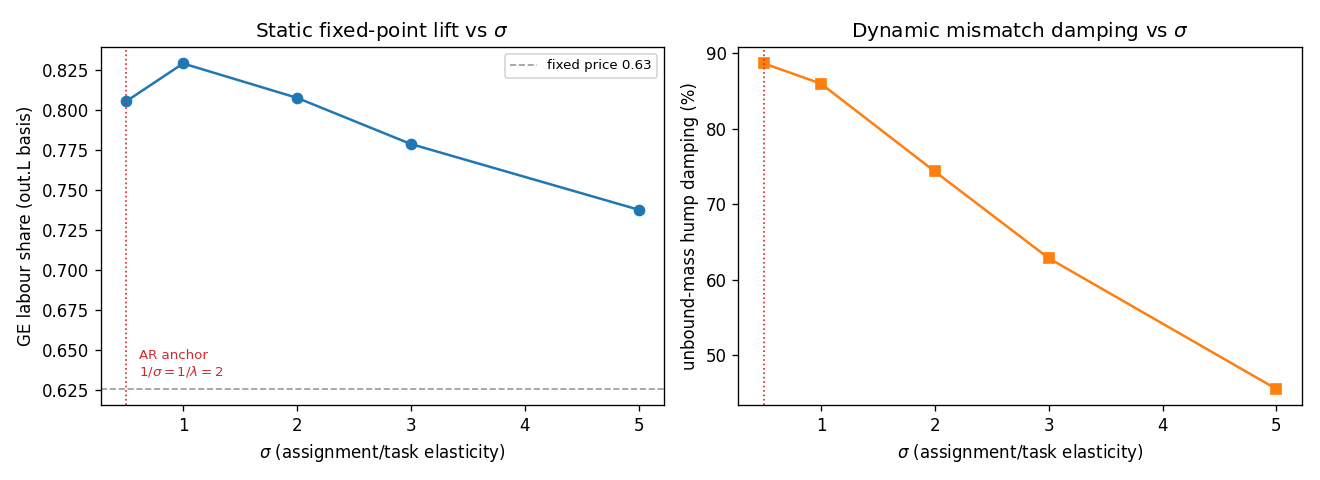

Reproduce this figure in Python.
"""
sigma_sweep.py
--------------
Sensitivity of the GE price-feedback close to the assignment/task elasticity
sigma. sigma enters ONLY the feedback law

    Delta ln Pi(r) = (1/sigma) [ ln(1 - a(r)) - ln( n_L(r) / n_L^0(r) ) ],

not the underlying equilibrium (which is set by R, tau, beta, gamma), so the
sweep isolates the price-feedback coefficient 1/sigma.

Two sweeps over a sigma grid:
  (1) static GE fixed point (price_feedback_ge logic): the labour-share lift on
      the paper-consistent re-solved-allocation (out.L) basis, 0.626 -> X(sigma),
      plus D_o and the price level; the L0 basis is reported alongside.
  (2) dynamic GE feedback (run_dynamic_gefeedback): the unbound-mass (mismatch)
      hump damping and the end-state, across the same grid.

The point sigma = 0.5 is the Acemoglu-Restrepo (2026) anchor: there the feedback
coefficient 1/sigma = 2 equals their wage-law coefficient 1/lambda (lambda = 0.5),
so it is where this region-wise law matches their task elasticity. Note that AR
operate at lambda < 1 (tasks gross complements) whereas the calibrated model uses
sigma = 3 (tasks gross substitutes); the sweep brackets both regimes.

Usage: python experiment/sigma_sweep.py
"""
from __future__ import annotations

import importlib.util
import sys
from dataclasses import replace
from pathlib import Path

import numpy as np
from scipy.stats import spearmanr

REPO = Path(__file__).resolve().parents[1]
sys.path.insert(0, str(REPO))

from model.equilibrium import Equilibrium
from model.regime import regime, _cell_index

_spec = importlib.util.spec_from_file_location("_setup", REPO / "scripts/_setup.py")
_setup = importlib.util.module_from_spec(_spec)
_spec.loader.exec_module(_setup)

R, TAU, BETA, GAMMA = 18.0, 0.08, 0.5, 0.5
TOL, MAXIT = 4e-3, 200
SIGMA_GRID = [0.5, 1.0, 2.0, 3.0, 5.0]
AR_ANCHOR = 0.5


class AdjustedField:
    def __init__(self, base, dlnPi, grid):
        self._base, self._dlnPi, self._grid = base, dlnPi, grid

    def pi(self, xi, chi):
        cells = _cell_index(self._grid, np.asarray(xi, float), np.asarray(chi, float))
        return self._base.pi(xi, chi) * np.exp(self._dlnPi[cells])

    def __getattr__(self, name):
        return getattr(self._base, name)


def static_fixpoint(sigma, inp, L0, tech, ell, grid, c, kappa, nL0, occ_cell, cl, rw, bw, area):
    """Iterate the ar_level feedback to the GE fixed point at this sigma.

    The feedback coefficient is 1/sigma, so strong feedback (small sigma) needs
    gentler damping to avoid oscillation; we scale the relaxation with sigma.
    """
    damp = 0.5 * min(1.0, sigma / 2.0)
    d = np.zeros(grid.xi.size)
    converged, iters = False, MAXIT
    with np.errstate(over="ignore"):
        for it in range(MAXIT):
            adj = AdjustedField(inp.field, d, grid)
            inp_k = replace(inp, field=adj)
            eqk = Equilibrium(inp_k, tech, R, TAU, GAMMA, ell, BETA, wedge=None, survival=True)
            eqk.L0 = L0
            Lk = eqk.solve(c, kappa).L
            ak = np.clip(eqk.a_grid, 0.0, 0.999)
            nLk = np.bincount(cl, weights=Lk[rw] * bw, minlength=grid.xi.size) / area
            tgt = np.zeros(grid.xi.size)
            ratio = (nLk[occ_cell] + 1e-12) / (nL0[occ_cell] + 1e-12)
            tgt[occ_cell] = (1.0 / sigma) * (np.log(1.0 - ak[occ_cell]) - np.log(ratio))
            d_new = (1.0 - damp) * d + damp * tgt
            change = np.max(np.abs((d_new - d)[occ_cell]))
            d = d_new
            if change < TOL:
                converged, iters = True, it + 1
                break
    # converged diagnostics on both bases
    inp_star = replace(inp, field=AdjustedField(inp.field, d, grid))
    reg_L0 = regime(inp_star, tech, L0, R, TAU, GAMMA, ell, BETA, wedge=None, survival=True)
    eq_star = Equilibrium(inp_star, tech, R, TAU, GAMMA, ell, BETA, wedge=None, survival=True)
    eq_star.L0 = L0
    L_star = eq_star.solve(c, kappa).L
    reg_out = regime(inp_star, tech, L_star, R, TAU, GAMMA, ell, BETA, wedge=None, survival=True)
    return {
        "sigma": sigma, "converged": converged, "iters": iters,
        "level": float(d[occ_cell].mean()),
        "ls_L0": reg_L0["labor_share"], "ls_out": reg_out["labor_share"],
        "Do": float(reg_out["D_o"].mean()),
    }


def main():
    lines = []
    def emit(s=""):
        print(s); lines.append(s)

    inp, L0, occ = _setup.build_inputs()
    tech = _setup.load_tech()
    ell = _setup.interpretable_ell(inp)
    grid = inp.grid
    eq0 = Equilibrium(inp, tech, R, TAU, GAMMA, ell, BETA, wedge=None, survival=True)
    eq0.L0 = L0
    _, _, W0 = eq0.density_and_value(L0)
    c, kappa, _ = _setup.mobility_reference(W0, eq0.d)
    rw, bw, cl, area = eq0.row_of, eq0.b_w, eq0.cell_of, eq0.area
    nL0 = np.bincount(cl, weights=L0[rw] * bw, minlength=grid.xi.size) / area
    occ_cell = nL0 > 0

    # fixed-price baselines (sigma-independent)
    ls_fix_L0 = regime(inp, tech, L0, R, TAU, GAMMA, ell, BETA, wedge=None, survival=True)["labor_share"]
    L0_out = eq0.solve(c, kappa).L
    ls_fix_out = regime(inp, tech, L0_out, R, TAU, GAMMA, ell, BETA, wedge=None, survival=True)["labor_share"]

    emit("sigma sweep of the GE price feedback (R 18, tau 0.08, beta 0.5, gamma 0.5)")
    emit(f"feedback coefficient = 1/sigma; AR(2026) anchor at sigma={AR_ANCHOR} (1/sigma=2=1/lambda)")
    emit(f"fixed-price baseline: labour share  L0 {ls_fix_L0:.4f} | out.L {ls_fix_out:.4f};  "
         f"D_o(out.L) {regime(inp,tech,L0_out,R,TAU,GAMMA,ell,BETA,wedge=None,survival=True)['D_o'].mean():.4f}")
    emit("")
    emit("=== (1) static GE fixed point ===")
    emit(f"  {'sigma':>6} {'1/sigma':>8} {'conv':>5} {'it':>3} "
         f"{'dlnPi':>8} {'LS(out.L)':>10} {'lift':>7} {'LS(L0)':>8} {'D_o':>8}")
    static = []
    for s in SIGMA_GRID:
        r = static_fixpoint(s, inp, L0, tech, ell, grid, c, kappa, nL0, occ_cell, cl, rw, bw, area)
        static.append(r)
        tag = "  <- AR" if abs(s - AR_ANCHOR) < 1e-9 else ("  <- baseline" if abs(s - 3.0) < 1e-9 else "")
        emit(f"  {s:>6.2f} {1.0/s:>8.3f} {str(r['converged']):>5} {r['iters']:>3} "
             f"{r['level']:>+8.4f} {r['ls_out']:>10.4f} {r['ls_out']-ls_fix_out:>+7.4f} "
             f"{r['ls_L0']:>8.4f} {r['Do']:>8.4f}{tag}")

    # === (2) dynamic feedback ===
    emit("")
    emit("=== (2) dynamic GE feedback (unbound-mass hump and end-state) ===")
    _rd = importlib.util.spec_from_file_location(
        "run_dynamic_gefeedback", REPO / "experiment" / "run_dynamic_gefeedback.py")
    rd = importlib.util.module_from_spec(_rd)
    _rd.loader.exec_module(rd)

    rec_off, ls_off, _ = rd.run(price_feedback=False)   # sigma-independent baseline
    u_peak_off = float(rec_off["U_tot"].max())
    emit(f"  feedback OFF: U_tot peak {u_peak_off:.4f}, end labour share {ls_off:.4f}")
    emit(f"  {'sigma':>6} {'1/sigma':>8} {'U_peak_fb':>10} {'damping':>8} "
         f"{'LS_end':>8} {'level_end':>10}")
    dyn = []
    for s in SIGMA_GRID:
        rd.SIGMA = s                                    # feedback law uses module global
        rec_on, ls_on, lvl_on = rd.run(price_feedback=True)
        u_peak_on = float(rec_on["U_tot"].max())
        damp = 1.0 - u_peak_on / u_peak_off if u_peak_off > 0 else float("nan")
        dyn.append({"sigma": s, "u_peak": u_peak_on, "damp": damp, "ls_end": ls_on, "lvl_end": lvl_on})
        tag = "  <- AR" if abs(s - AR_ANCHOR) < 1e-9 else ("  <- baseline" if abs(s - 3.0) < 1e-9 else "")
        emit(f"  {s:>6.2f} {1.0/s:>8.3f} {u_peak_on:>10.4f} {100*damp:>7.1f}% "
             f"{ls_on:>8.4f} {lvl_on:>+10.4f}{tag}")

    (REPO / "experiment" / "sigma_sweep_summary.txt").write_text("\n".join(lines) + "\n")

    # optional figure
    try:
        import matplotlib
        matplotlib.use("Agg")
        import matplotlib.pyplot as plt
        sig = np.array(SIGMA_GRID)
        fig, ax = plt.subplots(1, 2, figsize=(11, 4))
        ax[0].axhline(ls_fix_out, ls="--", c="0.6", lw=1, label=f"fixed price {ls_fix_out:.2f}")
        ax[0].plot(sig, [r["ls_out"] for r in static], "o-", c="C0")
        ax[0].axvline(AR_ANCHOR, ls=":", c="C3", lw=1)
        ax[0].annotate("AR anchor\n$1/\\sigma=1/\\lambda=2$", (AR_ANCHOR, ls_fix_out),
                       textcoords="offset points", xytext=(8, 8), color="C3", fontsize=8)
        ax[0].set_xlabel("$\\sigma$ (assignment/task elasticity)")
        ax[0].set_ylabel("GE labour share (out.L basis)")
        ax[0].set_title("Static fixed-point lift vs $\\sigma$")
        ax[0].legend(fontsize=8)
        ax[1].plot(sig, [100 * d["damp"] for d in dyn], "s-", c="C1")
        ax[1].axvline(AR_ANCHOR, ls=":", c="C3", lw=1)
        ax[1].set_xlabel("$\\sigma$ (assignment/task elasticity)")
        ax[1].set_ylabel("unbound-mass hump damping (%)")
        ax[1].set_title("Dynamic mismatch damping vs $\\sigma$")
        fig.tight_layout()
        fig.savefig(REPO / "experiment" / "sigma_sweep.png", dpi=120)
        emit("\nwrote experiment/sigma_sweep.png and experiment/sigma_sweep_summary.txt")
    except Exception as e:  # pragma: no cover
        emit(f"\n(figure skipped: {e})")


if __name__ == "__main__":
    main()
